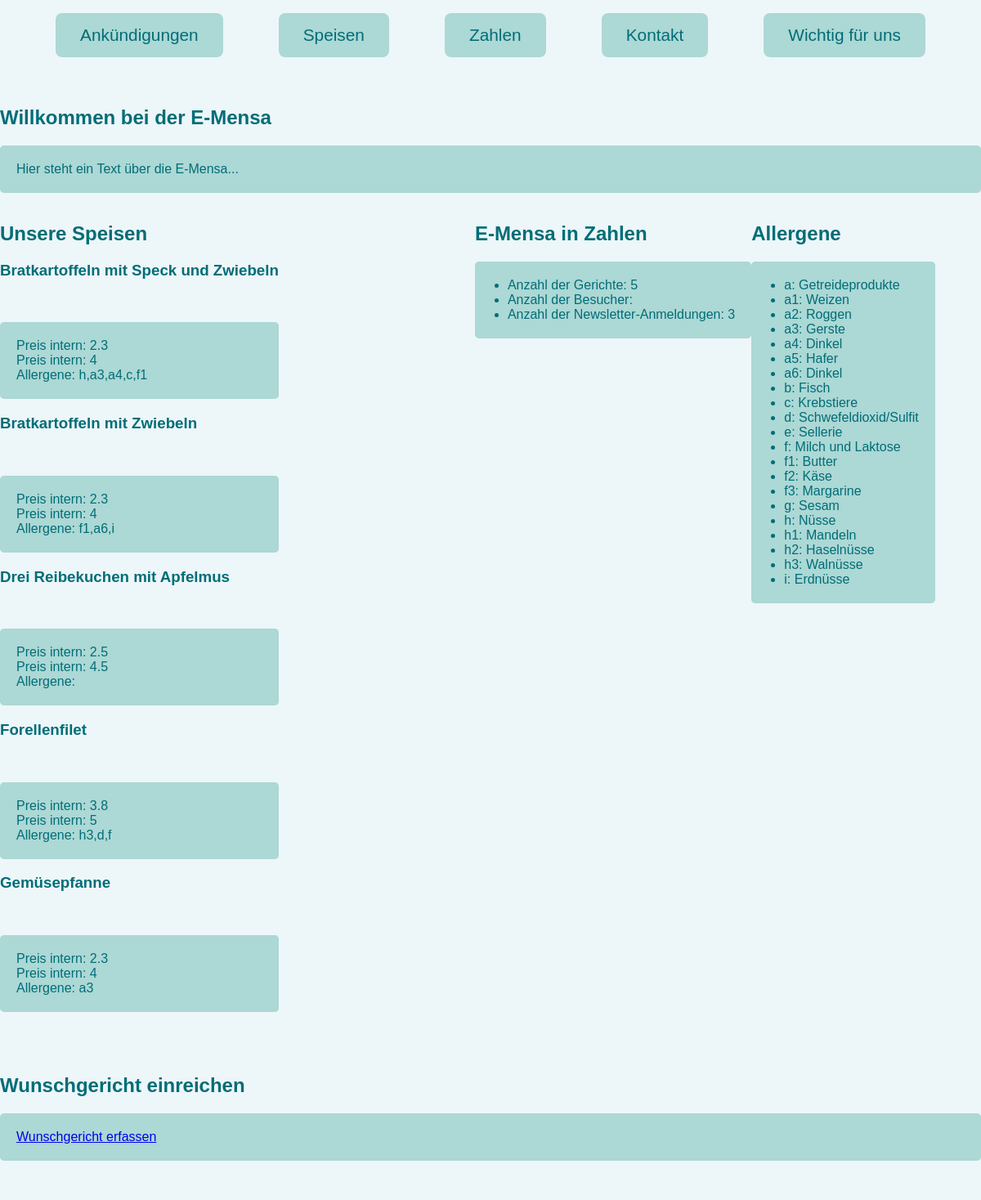
Before: /werbeseite/index.php (upper part) with the older database file.
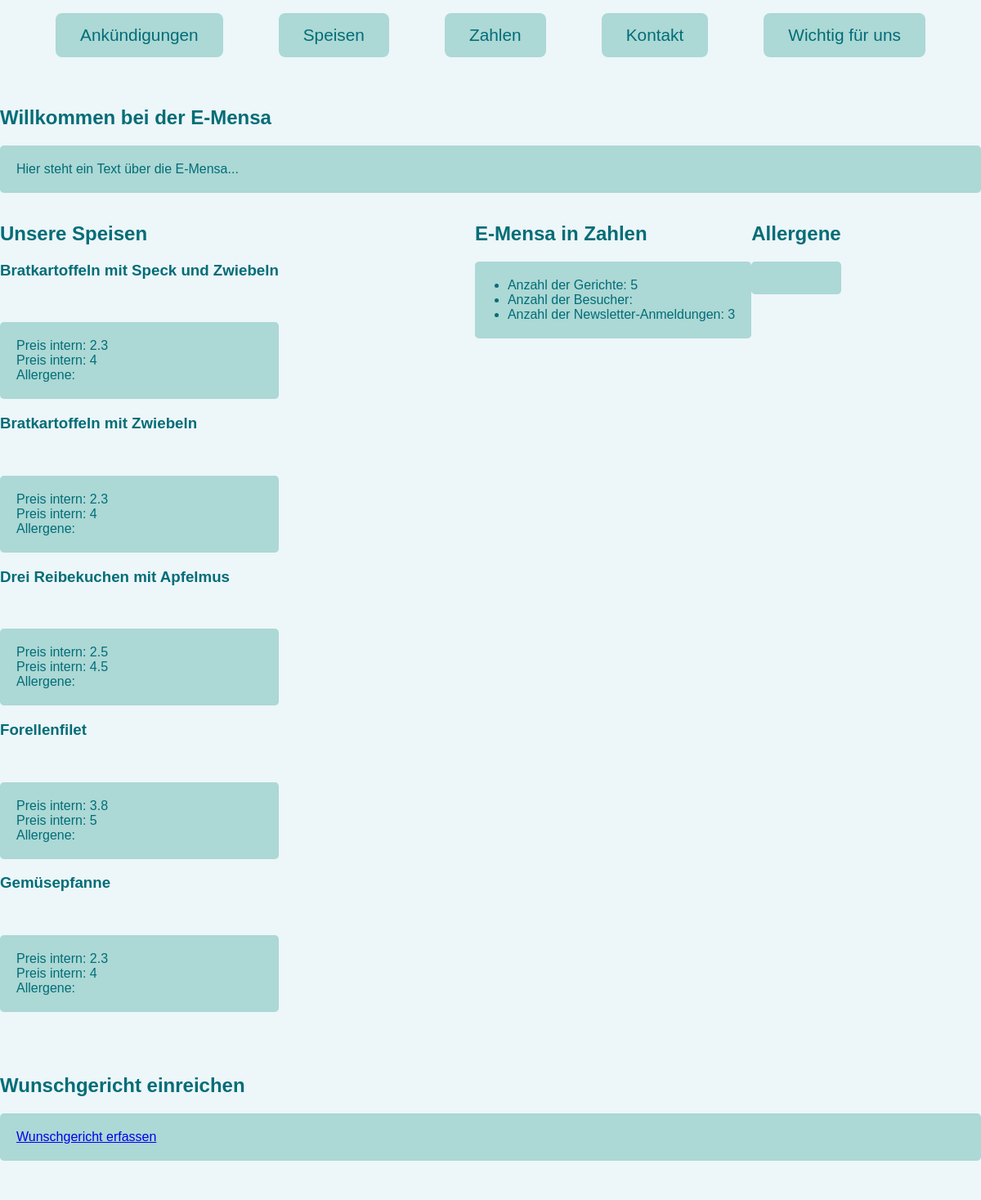
After: the same page with the newer database file.
### tables this page shows
CREATE TABLE allergen (
    code    char(4)         PRIMARY KEY,
    name    varchar(300)                        NOT NULL,
    typ     varchar(20)     DEFAULT 'Allergen'  NOT NULL
);

### werbeseite/newsletter_zaehlen.php (called while the page is built, shortened)
<?php
function zaehle_anmeldungen() {
    $datei = 'newsletter.txt';
    $anmeldungen = file($datei, FILE_IGNORE_NEW_LINES | FILE_SKIP_EMPTY_LINES);
    return count($anmeldungen);
}
?>

### werbeseite/index.php (the view, shortened to what this page needs)
<?php
include 'db_connect.php';
include 'newsletter_zaehlen.php';
$anzahl_anmeldungen = zaehle_anmeldungen();
?>
<!DOCTYPE html>
<html lang="de">
<head>
    <link rel="stylesheet" href="index.css">
</head>
<body>
<header>
    <nav id="navigation">
        <ul>
            <li><a href="#ankündigungen">Ankündigungen</a></li>
            <li><a href="#speisen">Speisen</a></li>
            <li><a href="#zahlen">Zahlen</a></li>
            <li><a href="#kontakt">Kontakt</a></li>
            <li><a href="#wichtig">Wichtig für uns</a></li>
        </ul>
    </nav>
</header>
<section id="ankündigungen">
    <h1>Willkommen bei der E-Mensa</h1>
    <p>Hier steht ein Text über die E-Mensa...</p>
</section>
<div class="box">
    <section id="speisen">
        <h2>Unsere Speisen</h2>
        <?php
        $sql = "SELECT
            gericht.name,
            gericht.preisintern,
            gericht.preisextern,
            GROUP_CONCAT(allergen.code) AS allergen_codes
        FROM
            gericht
        LEFT JOIN
            gericht_hat_allergen ON gericht.id = gericht_hat_allergen.gericht_id
        LEFT JOIN
            allergen ON gericht_hat_allergen.code = allergen.code
        GROUP BY
            gericht.id
        ORDER BY
            gericht.name
            ASC LIMIT 5;
        ";
        $result = mysqli_query($link, $sql);
        echo '<div class="speise">';
        while ($row = mysqli_fetch_assoc($result)) {
            echo '<h3>'.$row['name'].'</h3>'.'<br>';
            echo '<p>Preis intern: '.$row['preisintern'].'<br>';
            echo 'Preis intern: '.$row['preisextern'].'<br>';
            echo 'Allergene: '.$row['allergen_codes'].'<br>'.'</p>';
        }
        echo '</div>';
        $anzahl_gerichte = mysqli_num_rows($result);
        ?>
    </section>
    <?php
    $sql = "SELECT count FROM besucher WHERE id = 1";
    $result2 = mysqli_query($link, $sql);
    $row = mysqli_fetch_assoc($result2);
    $current_visitor_count = $row['count'];
    ?>
    <section id="zahlen">
        <h2>E-Mensa in Zahlen</h2>
        <ul>
            <li>Anzahl der Gerichte: <span id="gerichte-anzahl"><?php echo $anzahl_gerichte; ?></span></li>
            <li>Anzahl der Besucher: <span id="besucher-anzahl"><?php echo $current_visitor_count; ?></span></li>
            <li>Anzahl der Newsletter-Anmeldungen: <span id="anmeldungen-anzahl"><?php echo $anzahl_anmeldungen; ?></span></li>
        </ul>
    </section>
    <section id="allergene">
        <h2>Allergene</h2>
        <?php
        $sql = "SELECT code, name FROM allergen";
        $result = mysqli_query($link, $sql);
        echo '<ul>';
        while ($row = mysqli_fetch_assoc($result)) {
            echo '<li>'.$row['code'].': '.$row['name'].'</li>';
        }
        echo '</ul>';
        ?>
    </section>
</div>
<section id="wunschgericht">
    <h2>Wunschgericht einreichen</h2>
    <p><a href="wunschgericht.php">Wunschgericht erfassen</a></p>
</section>
</body>
</html>

### werbeseite/index.css (style rules this page uses)
body { font-family: Verdana, sans-serif; margin: auto; width: 1200px; background-color: rgba(237, 246, 249, 1); }
#navigation ul { list-style: none; display: flex; justify-content: space-evenly; padding: 0; width: 100%; }
#navigation li { padding: 15px 30px; background-color: rgba(131, 197, 190, 0.6); border-radius: 0.5em; }
#navigation a { text-decoration: none; color: rgba(0, 109, 119, 1); font-size: 1.3em; }
h1, h2, h3 { color: rgba(0, 109, 119, 1); }
section { margin: 5% 0 0 0; }
section p { background-color: rgba(131, 197, 191, 0.6); color: rgba(0, 109, 119, 1); padding: 20px; border-radius: 0.3em; }
section ul { background-color: rgba(131, 197, 191, 0.6); color: rgba(0, 109, 119, 1); padding: 20px 20px 20px 40px; border-radius: 0.3em; }
.box { display: flex; }
#speisen { margin: 0 20% 0 0; }
#zahlen { height: 50px; margin-top: 0; }
#allergene { margin: 0 0 0 0; height: 50px; }

Changed rows visible on the page:
removed allergen: code "a", name "Getreideprodukte"
removed allergen: code "a1", name "Weizen"
removed allergen: code "a2", name "Roggen"
removed allergen: code "a3", name "Gerste"
removed allergen: code "a4", name "Dinkel"
removed allergen: code "a5", name "Hafer"
removed allergen: code "a6", name "Dinkel"
removed allergen: code "b", name "Fisch"
removed allergen: code "c", name "Krebstiere"
removed allergen: code "d", name "Schwefeldioxid/Sulfit"
removed allergen: code "e", name "Sellerie"
removed allergen: code "f", name "Milch und Laktose"
removed allergen: code "f1", name "Butter"
removed allergen: code "f2", name "Käse"
removed allergen: code "f3", name "Margarine"
removed allergen: code "g", name "Sesam"
removed allergen: code "h", name "Nüsse"
removed allergen: code "h1", name "Mandeln"
removed allergen: code "h2", name "Haselnüsse"
removed allergen: code "h3", name "Walnüsse"
removed allergen: code "i", name "Erdnüsse"
Other visible differences:
new list line: "Bratkartoffeln mit Speck und Zwiebeln Preis intern: 2.3 Preis intern: 4 Allergene:"
new list line: "Bratkartoffeln mit Zwiebeln Preis intern: 2.3 Preis intern: 4 Allergene:"
new list line: "Forellenfilet Preis intern: 3.8 Preis intern: 5 Allergene:"
new list line: "Gemüsepfanne Preis intern: 2.3 Preis intern: 4 Allergene:"
list line gone: "Bratkartoffeln mit Speck und Zwiebeln Preis intern: 2.3 Preis intern: 4 Allergene: h,a3,a4,c,f1"
list line gone: "Bratkartoffeln mit Zwiebeln Preis intern: 2.3 Preis intern: 4 Allergene: f1,a6,i"
list line gone: "Forellenfilet Preis intern: 3.8 Preis intern: 5 Allergene: h3,d,f"
list line gone: "Gemüsepfanne Preis intern: 2.3 Preis intern: 4 Allergene: a3"
